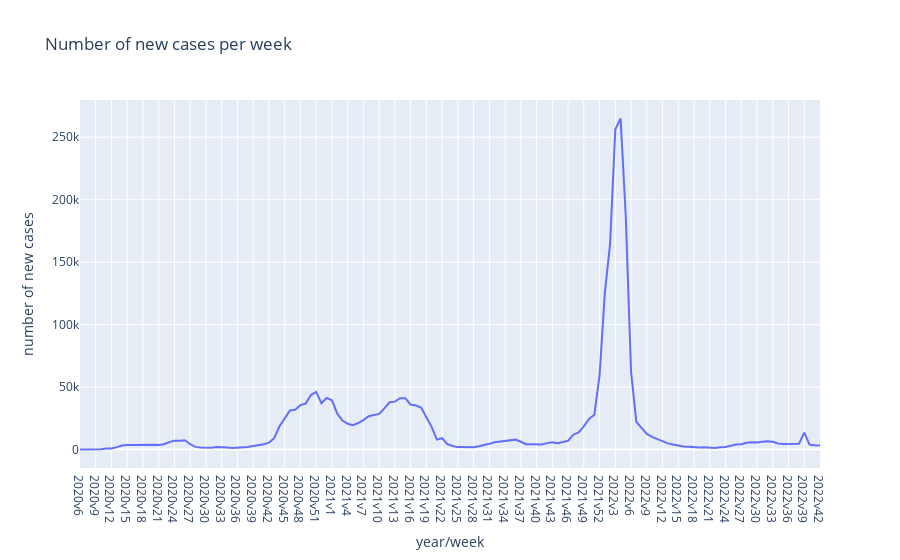

Here is the notebook cell this chart was saved with:
### Code cell
fig_1d_plotly = px.line(covid19_data, x="Vecka", y="Antal_fall_vecka", title="Number of new cases per week")
fig_1d_plotly.update_xaxes(title_text="year/week")
fig_1d_plotly.update_yaxes(title_text="number of new cases")
fig_1d_plotly.write_html("Visualiseringar/exercise_1d_plotly.html")
fig_1d_plotly

### Figure 1 — Plotly figure (JSON) as saved in the notebook; plotly's stock layout.template omitted (floating-point values rounded to 4 significant figures; data arrays with more than 128 entries replaced by an {"elided": "..."} marker saying what was removed)
{"data": [{"hovertemplate": "Vecka=%{x}<br>Antal_fall_vecka=%{y}<extra></extra>", "legendgroup": "", "line": {"color": "#636efa", "dash": "solid"}, "marker": {"symbol": "circle"}, "mode": "lines", "name": "", "orientation": "v", "showlegend": false, "type": "scatter", "x": {"elided": "142 str values"}, "xaxis": "x", "y": {"elided": "142 int values"}, "yaxis": "y"}], "layout": {"legend": {"tracegroupgap": 0}, "title": {"text": "Number of new cases per week"}, "xaxis": {"anchor": "y", "domain": [0, 1], "title": {"text": "year/week"}}, "yaxis": {"anchor": "x", "domain": [0, 1], "title": {"text": "number of new cases"}}}}
